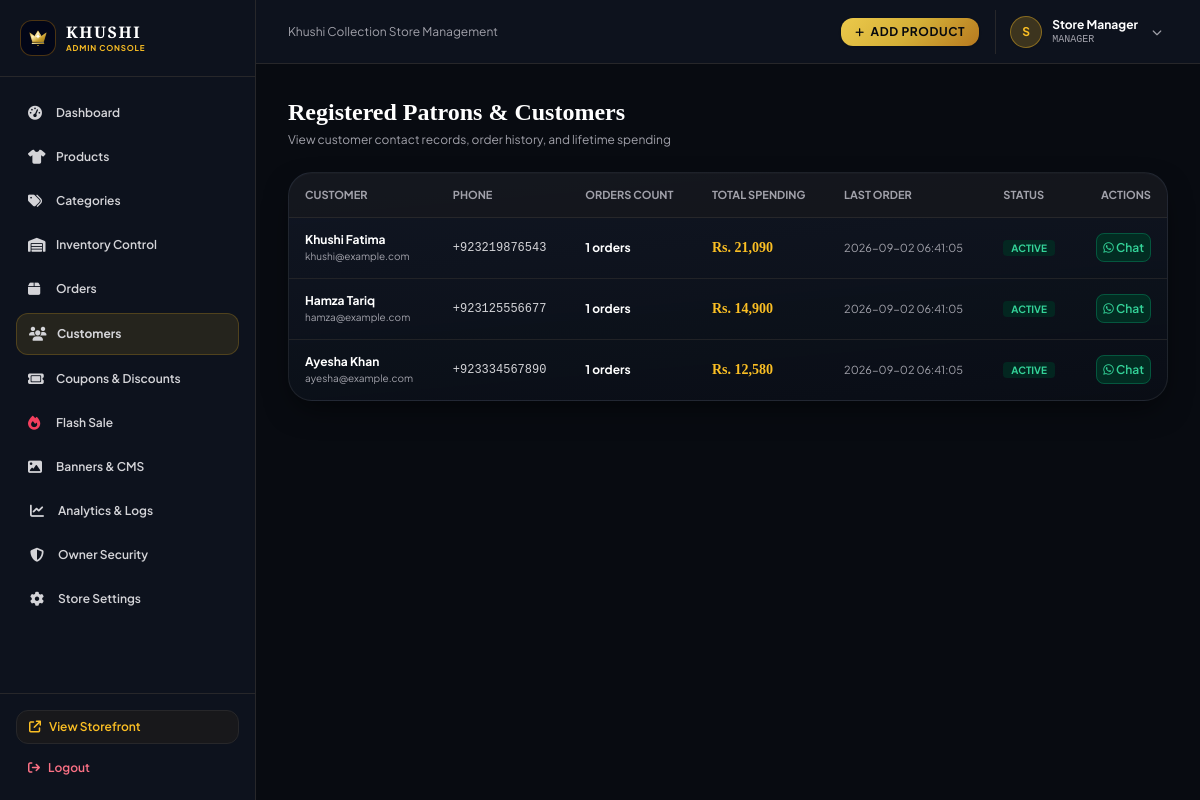
The page /admin/customers (signed in) on the database its author committed.
### tables this page shows
CREATE TABLE users (
        id INTEGER PRIMARY KEY AUTOINCREMENT,
        name TEXT NOT NULL,
        email TEXT UNIQUE NOT NULL,
        phone TEXT,
        password_hash TEXT NOT NULL,
        role TEXT DEFAULT 'customer',
        status TEXT DEFAULT 'active',
        created_at TIMESTAMP DEFAULT CURRENT_TIMESTAMP
    , failed_login_attempts INTEGER DEFAULT 0, locked_until TIMESTAMP, session_token TEXT, last_login_at TIMESTAMP);

### routes/admin.py (the view)
@admin_bp.route('/customers')
@admin_required(['super_admin', 'manager'])
def customers():
    customers_list = query_db('''
        SELECT u.id, u.name, u.email, u.phone, u.status, u.created_at,
               COUNT(o.id) as total_orders,
               COALESCE(SUM(o.total_amount), 0) as total_spent,
               MAX(o.created_at) as last_order
        FROM users u
        LEFT JOIN orders o ON u.id = o.user_id
        WHERE u.role = 'customer'
        GROUP BY u.id
        ORDER BY total_spent DESC
    ''')
    return render_template('admin/customers/index.html', customers=customers_list)

### database.py (called while the page is built)
def get_db():
    try:
        conn = sqlite3.connect(DATABASE_PATH, timeout=30.0)
        conn.row_factory = sqlite3.Row
        conn.execute("PRAGMA foreign_keys = ON")
        try:
            conn.execute("PRAGMA journal_mode = WAL")
        except Exception:
            try:
                conn.execute("PRAGMA journal_mode = DELETE")
            except Exception:
                pass
        return conn
    except Exception:
        conn = sqlite3.connect(":memory:", timeout=30.0)
        conn.row_factory = sqlite3.Row
        return conn

def query_db(query, args=(), one=False):
    conn = get_db()
    try:
        cur = conn.cursor()
        cur.execute(query, args)
        rv = cur.fetchall()
        return (rv[0] if rv else None) if one else rv
    finally:
        conn.close()

### routes/admin.py (called while the page is built, shortened)
def resolve_current_user():
    user_id = session.get('user_id')
    s_token = session.get('session_token')
    token = None
    auth_header = request.headers.get('Authorization', '')
    if auth_header.startswith('Bearer '):
        token = auth_header[7:].strip()
    elif request.headers.get('X-Session-Token'):
        token = request.headers.get('X-Session-Token').strip()
    elif request.is_json and request.get_json(silent=True):
        token = request.get_json(silent=True).get('session_token')
    elif request.args.get('session_token'):
        token = request.args.get('session_token').strip()
    if not token and s_token:
        token = s_token
    if user_id:
        return user_id, s_token
    return None, None

### templates/admin/customers/index.html (shortened to what this page needs)
{% extends 'admin/base.html' %}
{% block content %}
<div class="space-y-6">
    <div class="flex items-center justify-between">
        <div>
            <h1 class="text-2xl font-serif font-bold text-white">Registered Patrons & Customers</h1>
            <p class="text-xs text-zinc-400 mt-1">View customer contact records, order history, and lifetime spending</p>
        </div>
    </div>
    <div class="luxury-card rounded-3xl overflow-hidden">
        <div class="overflow-x-auto">
            <table class="w-full text-left text-xs text-zinc-300">
                <thead class="text-zinc-400 uppercase font-semibold border-b border-zinc-800 bg-zinc-900/60 text-[11px]">
                    <tr>
                        <th class="py-3.5 px-4">Customer</th>
                        <th class="py-3.5 px-4">Phone</th>
                        <th class="py-3.5 px-4">Orders Count</th>
                        <th class="py-3.5 px-4">Total Spending</th>
                        <th class="py-3.5 px-4">Last Order</th>
                        <th class="py-3.5 px-4">Status</th>
                        <th class="py-3.5 px-4 text-right">Actions</th>
                    </tr>
                </thead>
                <tbody class="divide-y divide-zinc-800/80">
                    {% for c in customers %}
                    <tr class="hover:bg-zinc-800/30 transition">
                        <td class="py-3.5 px-4">
                            <span class="font-bold text-white block">{{ c.name }}</span>
                            <span class="text-[10px] text-zinc-400">{{ c.email }}</span>
                        </td>
                        <td class="py-3.5 px-4 font-mono">{{ c.phone or '—' }}</td>
                        <td class="py-3.5 px-4 font-bold text-white">{{ c.total_orders }} orders</td>
                        <td class="py-3.5 px-4 font-serif font-bold text-amber-400 text-sm">Rs. {{ "{:,}".format(c.total_spent|int) }}</td>
                        <td class="py-3.5 px-4 text-zinc-400 text-[11px]">{{ c.last_order or 'Never' }}</td>
                        <td class="py-3.5 px-4">
                            <span class="px-2 py-0.5 rounded text-[10px] font-bold uppercase text-emerald-400 bg-emerald-950/80">
                                {{ c.status }}
                            </span>
                        </td>
                        <td class="py-3.5 px-4 text-right">
                            {% if c.phone %}
                            <a href="https://wa.me/{{ c.phone|replace('+', '')|replace(' ', '') }}" target="_blank" class="p-1.5 rounded-lg bg-emerald-950 text-emerald-400 border border-emerald-500/30 hover:bg-emerald-900 transition text-xs font-semibold">
                                <i class="fa-brands fa-whatsapp"></i> Chat
                            </a>
                            {% endif %}
                        </td>
                    </tr>
                    {% endfor %}
                </tbody>
            </table>
        </div>
    </div>
</div>
{% endblock %}

### templates/admin/base.html (shortened to what this page needs)
<!DOCTYPE html>
<html lang="en">
<head>
    <script src="https://cdn.tailwindcss.com"></script>
    <link rel="stylesheet" href="https://cdnjs.cloudflare.com/ajax/libs/font-awesome/6.5.1/css/all.min.css">
    <link rel="stylesheet" href="{{ url_for('static', filename='css/style.css') }}">
</head>
<body class="bg-[#080B11] text-zinc-100 min-h-screen flex antialiased">
    <aside id="admin-sidebar" class="w-64 bg-[#0D121D] border-r border-zinc-800 flex flex-col justify-between flex-shrink-0 fixed md:relative inset-y-0 left-0 z-50 transform -translate-x-full md:translate-x-0 transition-transform duration-300 md:flex hidden md:flex">
        <div>
            <div class="p-5 border-b border-zinc-800">
                <a href="{{ url_for('admin.dashboard') }}" class="flex items-center gap-2.5">
                    <div class="w-9 h-9 rounded-xl bg-slate-950 p-1.5 flex items-center justify-center border border-amber-500/30 flex-shrink-0">
                        <img src="{{ url_for('static', filename='images/logo-mark.svg') }}" alt="Khushi Logo" class="w-full h-full object-contain">
                    </div>
                    <div class="flex flex-col">
                        <span class="font-cinzel text-base font-black tracking-widest text-white leading-none">KHUSHI</span>
                        <span class="text-[8px] uppercase tracking-widest text-amber-400 font-bold mt-1 leading-none">Admin Console</span>
                    </div>
                </a>
            </div>
            <nav class="p-4 space-y-1 text-xs font-semibold">
                <a href="{{ url_for('admin.dashboard') }}" class="flex items-center gap-3 px-3 py-2.5 rounded-xl hover:bg-zinc-800/80 transition text-zinc-300 hover:text-white ">
                    <i class="fa-solid fa-gauge-high text-sm w-4"></i> Dashboard
                </a>
                <a href="{{ url_for('admin.products') }}" class="flex items-center gap-3 px-3 py-2.5 rounded-xl hover:bg-zinc-800/80 transition text-zinc-300 hover:text-white ">
                    <i class="fa-solid fa-shirt text-sm w-4"></i> Products
                </a>
                <a href="{{ url_for('admin.categories') }}" class="flex items-center gap-3 px-3 py-2.5 rounded-xl hover:bg-zinc-800/80 transition text-zinc-300 hover:text-white ">
                    <i class="fa-solid fa-tags text-sm w-4"></i> Categories
                </a>
                <a href="{{ url_for('admin.inventory') }}" class="flex items-center gap-3 px-3 py-2.5 rounded-xl hover:bg-zinc-800/80 transition text-zinc-300 hover:text-white ">
                    <i class="fa-solid fa-warehouse text-sm w-4"></i> Inventory Control
                </a>
                <a href="{{ url_for('admin.orders') }}" class="flex items-center justify-between px-3 py-2.5 rounded-xl hover:bg-zinc-800/80 transition text-zinc-300 hover:text-white ">
                    <span class="flex items-center gap-3">
                        <i class="fa-solid fa-box text-sm w-4"></i> Orders
                    </span>
                </a>
                <a href="{{ url_for('admin.customers') }}" class="flex items-center gap-3 px-3 py-2.5 rounded-xl hover:bg-zinc-800/80 transition text-zinc-300 hover:text-white {% if 'customers' in request.endpoint %}bg-amber-400/10 text-amber-400 font-bold border border-amber-400/20{% endif %}">
                    <i class="fa-solid fa-users text-sm w-4"></i> Customers
                </a>
                <a href="{{ url_for('admin.coupons') }}" class="flex items-center gap-3 px-3 py-2.5 rounded-xl hover:bg-zinc-800/80 transition text-zinc-300 hover:text-white ">
                    <i class="fa-solid fa-ticket text-sm w-4"></i> Coupons & Discounts
                </a>
                <a href="{{ url_for('admin.flash_sale') }}" class="flex items-center gap-3 px-3 py-2.5 rounded-xl hover:bg-zinc-800/80 transition text-zinc-300 hover:text-white ">
                    <i class="fa-solid fa-fire text-sm w-4 text-rose-500"></i> Flash Sale
                </a>
                <a href="{{ url_for('admin.banners') }}" class="flex items-center gap-3 px-3 py-2.5 rounded-xl hover:bg-zinc-800/80 transition text-zinc-300 hover:text-white ">
                    <i class="fa-solid fa-image text-sm w-4"></i> Banners & CMS
                </a>
                <a href="{{ url_for('admin.reports') }}" class="flex items-center gap-3 px-3.5 py-2.5 rounded-xl hover:bg-zinc-800/80 transition text-zinc-300 hover:text-white ">
                    <i class="fa-solid fa-chart-line text-sm w-4"></i> Analytics & Logs
                </a>
                <a href="{{ url_for('admin.security_center') }}" class="flex items-center gap-3 px-3.5 py-2.5 rounded-xl hover:bg-zinc-800/80 transition text-zinc-300 hover:text-white ">
                    <i class="fa-solid fa-shield-halved text-sm w-4"></i> Owner Security
                </a>
                <a href="{{ url_for('admin.settings') }}" class="flex items-center gap-3 px-3.5 py-2.5 rounded-xl hover:bg-zinc-800/80 transition text-zinc-300 hover:text-white ">
                    <i class="fa-solid fa-gear text-sm w-4"></i> Store Settings
                </a>
            </nav>
        </div>
        <div class="p-4 border-t border-zinc-800 space-y-2">
            <a href="{{ url_for('storefront.home') }}" target="_blank" class="flex items-center gap-2 px-3 py-2 rounded-xl bg-zinc-900 border border-zinc-800 text-xs text-amber-400 hover:border-amber-400 transition font-semibold">
                <i class="fa-solid fa-arrow-up-right-from-square"></i>
                <span>View Storefront</span>
            </a>
            <a href="{{ url_for('admin.admin_logout') }}" class="flex items-center gap-2 px-3 py-2 rounded-xl text-xs text-rose-400 hover:bg-rose-950/40 transition font-semibold">
                <i class="fa-solid fa-arrow-right-from-bracket"></i>
                <span>Logout</span>
            </a>
        </div>
    </aside>
    <div class="flex-1 flex flex-col min-w-0 overflow-hidden">
        <header class="h-16 bg-[#0D121D] border-b border-zinc-800 flex items-center justify-between px-4 sm:px-6 lg:px-8">
            <div class="flex items-center gap-3">
                <span class="text-xs text-zinc-400 hidden sm:inline">Khushi Collection Store Management</span>
            </div>
            <div class="flex items-center gap-4">
                <a href="{{ url_for('admin.add_product') }}" class="px-3.5 py-1.5 rounded-xl btn-gold text-xs font-bold uppercase tracking-wider flex items-center gap-1.5 shadow">
                    <i class="fa-solid fa-plus text-[10px]"></i> Add Product
                </a>
                <div class="relative pl-2 border-l border-zinc-800">
                    <button type="button" onclick="toggleAdminMenu()" id="admin-user-menu-btn" class="flex items-center gap-2.5 p-1.5 rounded-xl hover:bg-zinc-800/80 transition cursor-pointer text-left focus:outline-none select-none">
                        <div class="w-8 h-8 rounded-full bg-amber-400/20 text-amber-400 flex items-center justify-center font-bold text-xs border border-amber-400/40 shadow-sm">
                            {{ session.get('user_name', 'Admin')[0] }}
                        </div>
                        <div class="hidden sm:block text-left">
                            <span class="text-xs font-bold text-white block leading-tight">{{ session.get('user_name', 'Admin') }}</span>
                            <span class="text-[10px] text-zinc-400 block uppercase font-mono">{{ session.get('user_role', 'Administrator').replace('_', ' ') }}</span>
                        </div>
                        <i class="fa-solid fa-chevron-down text-[10px] text-zinc-400 ml-1 transition duration-200" id="admin-menu-chevron"></i>
                    </button>
                </div>
            </div>
        </header>
        <main class="flex-1 overflow-y-auto p-4 sm:p-6 lg:p-8">
            {% block content %}{% endblock %}
        </main>
    </div>
</body>
</html>

### static/css/style.css (style rules this page uses)
:root { --font-serif: 'Playfair Display', 'Cormorant Garamond', Georgia, serif; --font-cinzel: 'Cinzel', 'Playfair Display', serif; --font-sans: 'Plus Jakarta Sans', system-ui, -apple-system, sans-serif; --primary-gold: #D4AF37; --primary-gold-light: #F5E296; --primary-gold-dark: #99771E; --primary-gold-muted: #A18A4D; --accent-gold-glow: rgba(212, 175, 55, 0.22); --accent-gold-border: rgba(212, 175, 55, 0.25); --bg-deep: #06080E; --bg-dark: #0A0E17; --bg-elevated: #101623; --card-dark: #121826; --card-dark-border: rgba(212, 175, 55, 0.16); --card-dark-hover-border: rgba(212, 175, 55, 0.5); --motion-fast: 180ms cubic-bezier(0.16, 1, 0.3, 1); --motion-medium: 350ms cubic-bezier(0.16, 1, 0.3, 1); --motion-luxury: 750ms cubic-bezier(0.16, 1, 0.3, 1); }
body { font-family: var(--font-sans); background-color: var(--bg-deep); color: #F1F5F9; overflow-x: hidden; position: relative; }
.font-serif { font-family: var(--font-serif); }
.font-cinzel { font-family: var(--font-cinzel); }
.luxury-card { background: linear-gradient(175deg, rgba(19, 26, 40, 0.8) 0%, rgba(10, 14, 22, 0.95) 100%); border: 1px solid rgba(255, 255, 255, 0.08); box-shadow: 0 12px 30px -8px rgba(0, 0, 0, 0.6), 0 1px 0 rgba(255, 255, 255, 0.05) inset; transition: all var(--motion-medium); }
.btn-gold { background: linear-gradient(135deg, #ECC94B 0%, #D4AF37 50%, #B7791F 100%); color: #06080E; font-weight: 700; transition: all var(--motion-fast); box-shadow: 0 4px 15px rgba(212, 175, 55, 0.25); }
:root { --bg-bright: #FFFFFF; --bg-surface-light: #F8FAFC; --bg-surface-alt: #F1F5F9; --navy-deep: #080E24; --navy-mid: #0D1630; --navy-light: #15224A; --royal-blue: #2563EB; --gold-accent: #D4AF37; --gold-vibrant: #F59E0B; }

### rows shown on the page
users: get "Store Manager", get "MANAGER"
users: name "Khushi Fatima", email "khushi@example.com", phone "+923219876543", total_orders "1", total_spent "21,090", created_at "2026-09-02 06:41:05", status "ACTIVE"
users: name "Hamza Tariq", email "hamza@example.com", phone "+923125556677", total_orders "1", total_spent "14,900", created_at "2026-09-02 06:41:05", status "ACTIVE"
users: name "Ayesha Khan", email "ayesha@example.com", phone "+923334567890", total_orders "1", total_spent "12,580", created_at "2026-09-02 06:41:05", status "ACTIVE"

### other values the page prints
{{ session.get('user_name', 'Admin')[0] }} "S"
